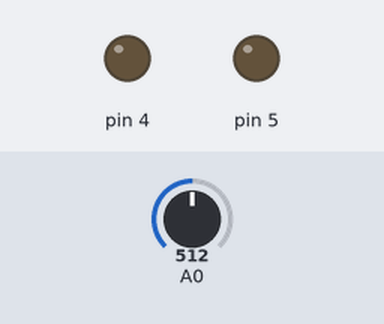
A sketch run on a simulated Arduino Uno, built with avr-gcc and run on an emulated ATmega328P. Shown: output pins drawn as LEDs (lit = HIGH). The inputs (shaded band) are chosen by the test bench; at power-on: A0 = 512.

Above: at 1.2 s.
1.3 s: A0 set to 481
At 1.43 s:
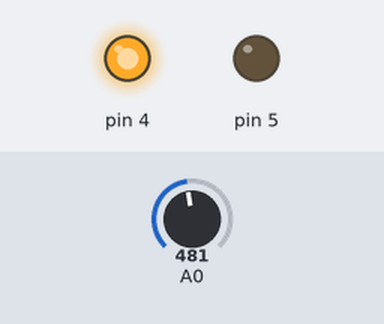
4.3 s: A0 set to 510
At 5.5 s:
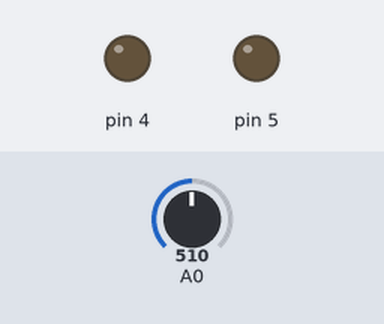
5.8 s: A0 set to 490
At 14.0 s:
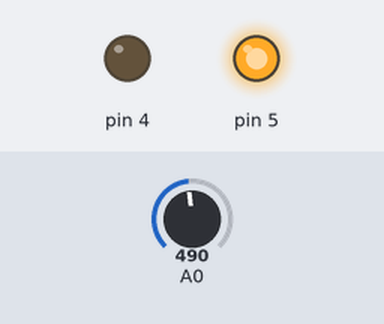
Timing chart, 0 to 17.7 s (numbered marks = the images above; inputs shaded):
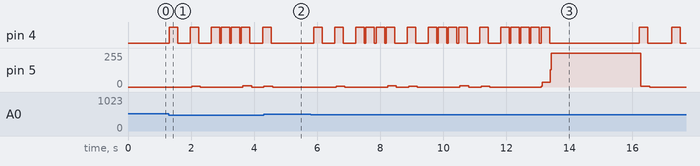

Measured:
- the behaviour switches between 500 and 499 on A0 (found by bisection; images 0 and 1)
- after the input at 1.3 s, pin 4: LOW → HIGH at once, → LOW 0.27 s later, → HIGH 0.40 s later, → LOW 0.27 s later, … (13 changes in this stretch); pin 5: 0/255 → 6/255 after 0.72 s, → 0/255 0.28 s later, → 8/255 1.4 s later, → 0/255 0.28 s later
- after the input at 4.3 s, pin 4: goes on until 4.5 s, then stays LOW
- after the input at 5.8 s, pin 4: LOW → HIGH after 0.09 s, → LOW 0.27 s later, → HIGH 0.40 s later, → LOW 0.27 s later, … (38 changes in this stretch); pin 5: 0/255 → 6/255 after 0.80 s, → 0/255 0.28 s later, → 8/255 1.4 s later, → 0/255 0.28 s later, … (16 changes in this stretch)

The sketch:

4.7-StarWars.ino
```cpp
const int starWars[]={ 1,0,5,0,4,3,2,8,0,5,0,4,3,2,8,0,5,0,4,3,4,2,-1 };
const int twoTigers[]={ 1,2,3,1,1,2,3,1,3,4,5,0,3,4,5,0,5,6,5,4,3,0,1,0,5,6,5,4,3,0,1,0,2,1,1,0,2,1,1,-1 };
//microsecond
const int toneToPeriod[]={ 0,2272,2024,1803,1702,1516,1351,1203,1136 };
void setup(){
	pinMode(5,OUTPUT);
	pinMode(4,OUTPUT);
	// Serial.begin(9600);
}
/*
void show(int n){
	for(int i=0;i<200;i++){
		if(i%n==0)	digitalWrite(5,HIGH);
		else		digitalWrite(5,LOW);
		delay(1);
	}
}
*/
void play(long time,int period){
	if(period==0){
		delay(time);
		return;
	}
	digitalWrite(4,HIGH);
	// Serial.println(period);
	for(long i=0;i<time*20;i++){
		if(i%(period/35))
			digitalWrite(5,LOW);
		else
			digitalWrite(5,HIGH);
	}
	digitalWrite(4,LOW);
}
void loop(){
	for(int i=0;starWars[i]!=-1,analogRead(A0)<500;i++){
		play(300,toneToPeriod[starWars[i]]);
		delay(50);
	}
	delay(100);
}
```
